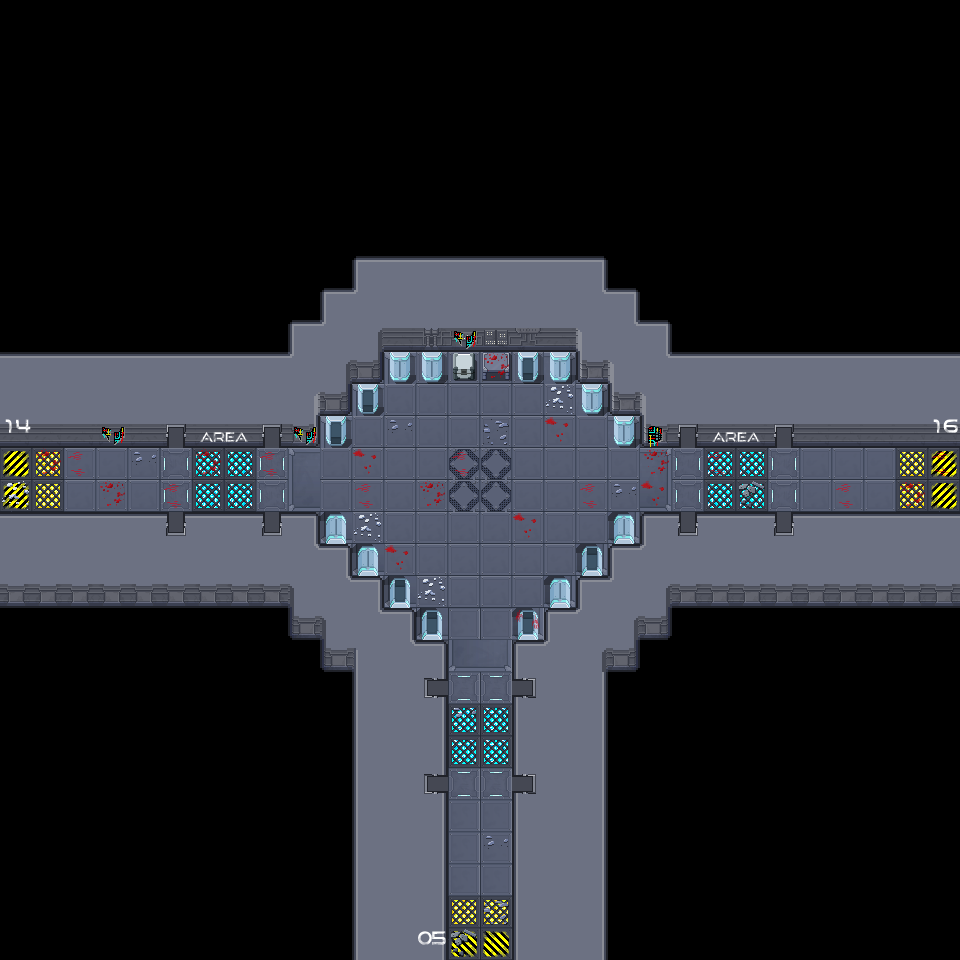

Tiled map render using the project's own tile images. Description and the map definition, with tile-layer contents summarised, below:
An orthogonal 30x30 tile map with 32x32 px tiles, 4 tile layers (Sol, Collisions, items-no-collisions-1, items-no-collisions-2), 1 hidden layer not drawn, 3 tilesets.

<map version="1.9" tiledversion="1.9.2" orientation="orthogonal" renderorder="right-down" width="30" height="30" tilewidth="32" tileheight="32" infinite="0" nextlayerid="14" nextobjectid="1">
 <tileset firstgid="1" source="Map.tsx" />
 <tileset firstgid="161" source="items_01.tsx" />
 <tileset firstgid="369" source="items_02.tsx" />
 <layer id="8" name="Milieu" width="30" height="30" visible="0" locked="1">
  <data>[900 cells, 116 non-empty, 2 distinct tile ids]</data>
 </layer>
 <layer id="9" name="Sol" width="30" height="30">
  <data>[900 cells, 364 non-empty, 12 distinct tile ids]</data>
 </layer>
 <layer id="10" name="Collisions" width="30" height="30">
  <data>[900 cells, 250 non-empty, 22 distinct tile ids]</data>
 </layer>
 <layer id="11" name="items-no-collisions-1" width="30" height="30">
  <data>[900 cells, 58 non-empty, 15 distinct tile ids]</data>
 </layer>
 <layer id="12" name="items-no-collisions-2" width="30" height="30">
  <data>[900 cells, 3 non-empty, 3 distinct tile ids]</data>
 </layer>
</map>